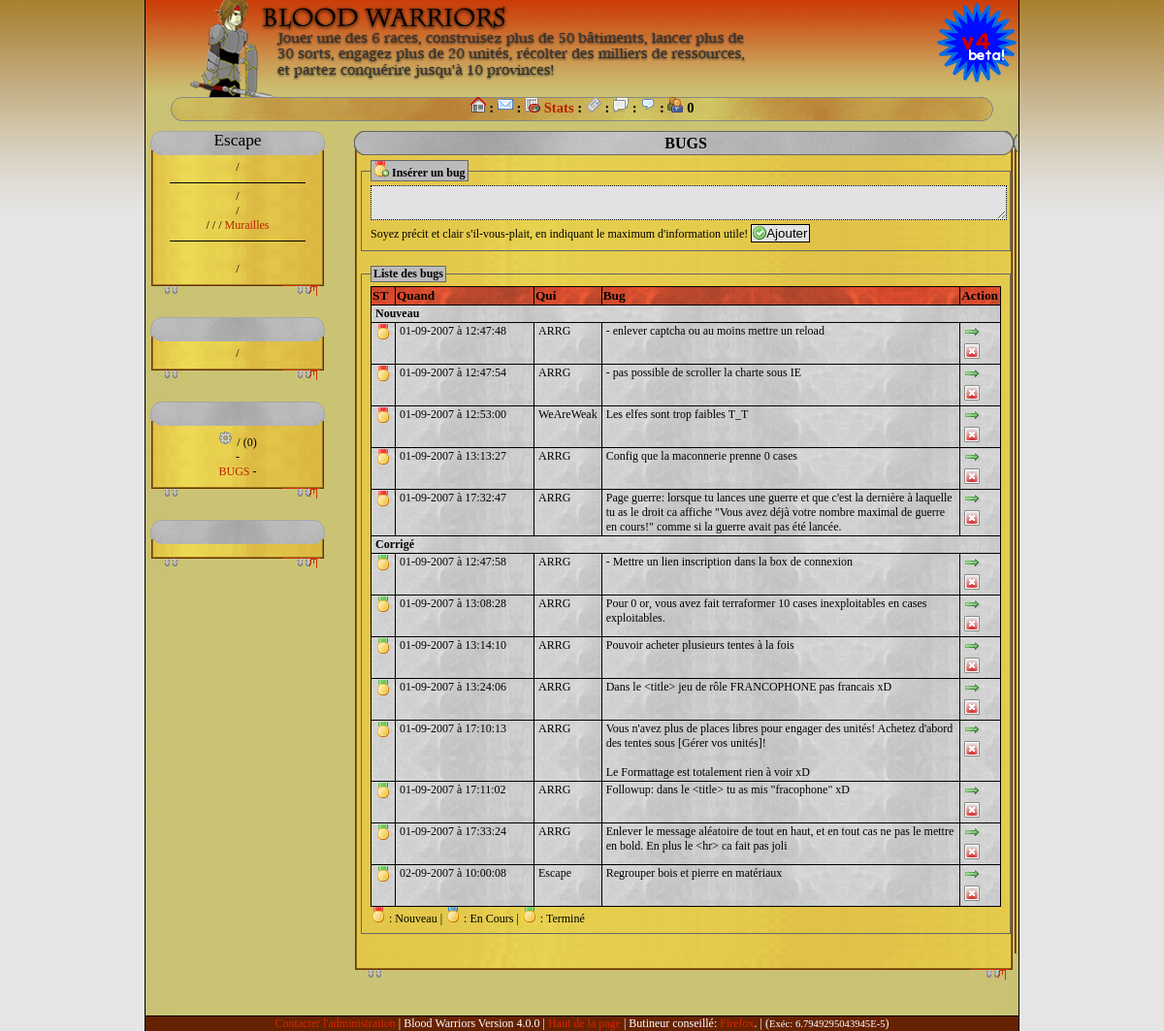
Page /index.php?p=errors (signed in) on the committed database.
### tables this page shows
CREATE TABLE `joueurs` (
  `id` int(9) NOT NULL auto_increment,
  `login` varchar(30) NOT NULL default '',
  `password` varchar(255) NOT NULL default '',
  `pseudo` varchar(20) NOT NULL default '',
  `royaume` varchar(30) NOT NULL default '',
  `race` tinyint(1) unsigned NOT NULL default '0',
  `victoires` smallint(2) unsigned NOT NULL default '0',
  `pertes` smallint(2) unsigned NOT NULL default '0',
  `acceslvl` tinyint(1) unsigned NOT NULL default '0',
  `puissance` int(4) unsigned NOT NULL default '0',
  `theme` tinyint(2) NOT NULL default '0',
  `avatar` varchar(255) NOT NULL default '',
  `vacances` int(4) unsigned NOT NULL default '0',
  `ally_id` int(4) unsigned NOT NULL default '0',
  `ally_lvl` tinyint(1) unsigned NOT NULL default '0',
  `lang` varchar(5) NOT NULL default '',
  `user_session` int(4) unsigned NOT NULL default '0',
  `prenom` varchar(30) NOT NULL default '',
  `nom` varchar(30) NOT NULL default '',
  `email` varchar(60) NOT NULL default '',
  `activationtime` int(9) NOT NULL default '0',
  `decouverte` varchar(255) NOT NULL default '',
  `aut` varchar(15) NOT NULL default '100000000000001',
  PRIMARY KEY  (`id`)
);

CREATE TABLE `messages` (
  `id_message` int(4) unsigned NOT NULL auto_increment,
  `id_from` int(4) unsigned NOT NULL default '0',
  `id_to` int(4) unsigned NOT NULL default '0',
  `titre` varchar(30) NOT NULL,
  `message` longtext NOT NULL,
  `time` int(4) unsigned NOT NULL default '0',
  `nouveau` tinyint(1) unsigned NOT NULL default '0',
  `location` char(3) NOT NULL default '',
  `expiration` int(4) unsigned NOT NULL,
  PRIMARY KEY  (`id_message`)
);

### errors.php (the view, shortened to what this page needs)
<?php
bw_tableau_start("BUGS");
	bw_f_start("Insérer un bug", "icons/btn_bug_add.png");
	echo "<form method=\"post\" action=\"?p=errors&do=add\">\n";
	echo "<textarea name=\"message\" rows=\"2\" style=\"width:100%;\"></textarea><br />Soyez précit et clair s'il-vous-plait, en indiquant le maximum d'information utile! ".bw_submit("Ajouter");
	echo "</form>\n";
	bw_f_end();
	echo "<table class=\"newsmalltable\">\n";
	echo "<tr>\n";
	echo "	<th width=\"20px\">ST</th><th width=\"140px\">Quand</th><th>Qui</th><th>Bug</th>";
	if($_SESSION['aut'][13] == 1)
		echo "<th>Action</th>";
	echo "</tr>\n";
	$arrayNum = array('0', '1', '2');
	$arrayText = array('0' => "En Cours", '1' => "Nouveau", '2' => 'Corrigé');
	$sql = "SELECT id_message, id_from, message, time, expiration FROM messages WHERE location = 'bug' ORDER BY expiration ASC, `time` ASC;";
	$req = sql_query($sql);
	$oldloc = '';
	while($res = sql_object($req))
	{
		if($oldloc != $res->expiration) {
			echo "<tr><td colspan=\"".($_SESSION['aut'][13] == 1 ? '5' : '4')."\"><strong>".
				(in_array($res->expiration, $arrayNum) ? $arrayText[$res->expiration] : $arrayText['2']).
				"</strong></td></tr>\n";
			$oldloc = $res->expiration;
		}
		echo "<tr>\n";
		echo "	<td valign=\"top\">";
		switch($res->expiration)
		{
			case 1: $img = 'btn_bug_new.png'; $title = 'Nouveau'; break;
			default: $img = 'btn_bug_ok.png'; $title = 'Corrigé'; break;
		}
		echo bw_icon($img, $title)."</td>\n";
		echo "	<td valign=\"top\">".date($CONF['game_timeformat'], $res->time)."</td>\n";
		echo "	<td valign=\"top\">".joueur_name($res->id_from)."</td>\n";
		echo "	<td valign=\"top\">".nl2br($res->message)."</td>\n";
		if($_SESSION['aut'][13] == 1)
		{
			echo "<td valign=\"top\"><a href=\"?p=errors&do=up".$res->expiration."&id=".$res->id_message."\">".bw_icon("btn_bug_up.png", "Prochaine étape")."</a> <a href=\"?p=errors&do=del&id=".$res->id_message."\">".bw_icon("btn_delete2.png", "Supprimer")."</a></td>\n";
		}
		echo "</tr>\n";
	}
	echo "</table>\n";
	echo bw_icon('btn_bug_new.png').": Nouveau | ";
	echo bw_icon('btn_bug_ow.png').": En Cours | ";
	echo bw_icon('btn_bug_ok.png').": Terminé<br />\n";
bw_tableau_end();
?>

### include/fonction.php (shortened to what this page needs)
<?php
function sql_query($val)
{
	$ret = mysql_query($val) or print(bw_error("Erreur SQL !<br />".$val."<br />".mysql_error()));
	return $ret;
}
function sql_object($val)
{
	$ret = mysql_fetch_object($val);
	return $ret;
}
function sql_rows($val)
{
	$ret = mysql_num_rows($val);
	return $ret;
}
function sql_array($val)
{
	$ret = mysql_fetch_assoc($val);
	return $ret;
}
function joueur_name($ID)
{
	$sql = "SELECT pseudo FROM joueurs WHERE id = '".$ID."'";
	$req = sql_query($sql);
	$res = sql_object($req);
	return $res->pseudo;
}
function bw_batiavailable($Bat, $id = true)
{
	$sql_bativ = "SELECT life, life_total FROM batiments WHERE ".($id ? 'id_batiment' : 'codename')." = '".$Bat."' AND id_joueur = '".$_SESSION['id_joueur']."' AND id_province = '".$_SESSION['id_province']."' AND value >= '1'";
	$req_bativ = sql_query($sql_bativ);
	if(sql_rows($req_bativ) > 0)
	{
		$res_bativ = sql_array($req_bativ);
		$Min_Life = floor($res_bativ['life_total']*$GLOBALS['CONF']['bati_min_life']);
		if($res_bativ['life'] >= $Min_Life)
			return true;
	}
	return false;
}
function bw_tableau_start($title)
{
	echo "	<table class=\"newtable\"><tr>\n";
	echo "		<td class=\"newtitre\">".$title."</td>\n";
	echo "	</tr><tr>\n";
	echo "		<td class=\"newcontenu\">\n";
}
function bw_tableau_end()
{
	echo "		</td>\n";
	echo "	</tr><tr>\n";
	echo "		<td class=\"newfin\">&nbsp;</td>\n";
	echo "	</tr></table>\n";
}
function bw_f_start($Text, $Img = '', $align = '')
{
	echo '<fieldset '.($align != '' ? 'style="text-align:'.$align.';"' : '').">\n";
	echo "	<legend>".($Img != '' ? "<img src=\"images/".$Img."\" alt=\"".$Img."\" /> " : "").$Text."</legend>\n";
}
function bw_f_end()
{
	echo "</fieldset><br />\n";
}
function bw_icon($Img, $Title = '')
{
	$ret = "<img src=\"images/icons/".$Img."\" alt=\"".$Img."\" ".($Title != '' ? "title=\"".$Title."\" " : '')."/> ";
	return $ret;
}
function bw_submit($Text)
{
	$ret = "	<input type=\"submit\" class=\"valide\" value=\"".$Text."\" />\n";
	return $ret;
}
?>

### colonne.php (shortened to what this page needs)
<?php
if (session_is_registered("id_joueur") == false)
{
	?>
		<div class="colonne_top">Blood Warriors</div>
		<div class="colonne_main">
				<a href="?"><?php echo $lang_links['nocon_linkhome']; ?></a><br />
			<img src="images/trait.png" /><br />
				<a href="?p=faq"><?php echo $lang_links['nocon_linkfaq']; ?></a> /
				<a href="?p=regles"><?php echo $lang_links['rules']; ?></a><br />
			<img src="images/trait.png" /><br />
				<a href="?p=merci"><?php echo $lang_links['nocon_linkowner']; ?></a><br />
				<a href="?p=parte"><?php echo $lang_links['nocon_linklink']; ?></a><br />
				<a href="?p=download"><?php echo $lang_links['nocon_linkdown']; ?></a><br />
		</div>
		<div class="colonne_end"></div>
	<?php
		if ($CONF['game_status'] >= 1) { ?>
	<form name="form1" method="post" action="log.php">
		<div class="colonne_top"><?php echo $lang_links['nocon_title']; ?></div>
		<div class="colonne_main">
			<?php if($CONF['game_status'] >= 2) {
				echo "<p class=\"entoure\"><a href=\"?p=inscrip\">".$lang_links['nocon_linksub']."</a></p>\n";
			} ?>
			<div style="width: 80px; font-weight: bold;font-size: 8pt; float:left;">
				<?php echo $lang_links['nocon_login']; ?>
			</div>
			<div style=" float:left;">
				<input name="login" type="text" size="10">
			</div>
			<br style="clear: both;"/>
			<div style="width: 80px; font-weight: bold; font-size: 8pt; float:left;">
				<?php echo $lang_links['nocon_pwd']; ?>
			</div>
			<div style=" float:left;">
				<input name="mdp" type="password" size="10">
			</div>
			<br style="clear: both;"/>
			<?php echo $lang_links['nocon_auto']; ?>: <input type="checkbox" name="cookie" value="1" /><br />
			<input type="submit" name="Submit" value="<?php echo $lang_links['nocon_btn'];?>"><br />
			<a href="?p=lostpassword"><em><?php echo $lang_links['nocon_lost']; ?></em></a>
		</div>
		<div class="colonne_end"></div>
	</form>
	<?php } ?>
	<br />
<?php
}
else
{
	$MarcheR		= bw_batiavailable('marche', false);
	$FermR			= bw_batiavailable('ferme', false);
	$SortR			= bw_batiavailable('sorcelerie', false);
	$AllyR			= bw_batiavailable('auberge', false);
	$WoodMuraille	= bw_batiavailable(2);
	$StoneMuraille	= bw_batiavailable(29);
	$GranitMuraille	= bw_batiavailable(41);
	echo "			<div class=\"colonne_top\">\n";
	echo "				".$Joueur->pseudo;
	echo "\n			</div>\n";
	echo "			<div class=\"colonne_main\">\n";
	echo "				<a href=\"?p=index\">".$lang_links['index'].'</a> / <a href="?p=search2">'.$lang_links['search']."</a>";
	echo "				<br /><img src=\"images/trait.png\" /><br />\n";
	if($CONF['game_status'] >= 2) {
		echo "				<a href=\"?p=paysans\">".$lang_links['peasant']."</a> / ";
		echo " <a href=\"?p=const\">".$lang_links['const']."</a><br />\n";
		if($FermR == 1)	echo " / <a href=\"?p=bsp_terrain\">".$lang_links['land']."</a>";
		echo "<br />";
		if($MarcheR == 1)	echo " / <a href=\"?p=bsp_marche\">".$lang_links['market']."</a>";
		if($SortR == 1)	echo " / <a href=\"?p=bsp_sort\">".$lang_links['sorcery']."</a>";
		if($WoodMuraille || $StoneMuraille || $GranitMuraille) echo " / <a href=\"?p=bsp_murailles\">Murailles</a>";
		echo "\n				<br /><img src=\"images/trait.png\" /><br />\n";
		echo "				<a href=\"?p=unites\">".$lang_links['unites']."</a><br />\n";
		echo "				<a href=\"?p=war\">".$lang_links['war']."</a> / ";
		echo "<a href=\"?p=scores\">".$lang_links['scores']."</a><br />\n";
	}
	echo "			</div>\n";
	echo "			<div class=\"colonne_end\"></div>\n";
	echo "			<br />\n\n";
	if($AllyR == 1 && $CONF['game_status'] >= 2)
	{
		echo "			<div class=\"colonne_top\">".$lang_links['allyhead']."</div>\n";
		echo "			<div class=\"colonne_main\">\n";
		if($Joueur->ally_id != 0)
		{
			echo '				<a href="index.php?p=ally_news">'.$lang_links['allynews'].'</a> / ';
			echo '				<a href="index.php?p=forum2&theme=9">'.$lang_links['allyforum']."</a><br />\n";
		}
		else
		{
			echo "				<a href=\"index.php?p=ally_none\">".$lang_links['allysearch']."</a>\n";
		}
		echo "			</div>\n";
		echo "			<div class=\"colonne_end\">&nbsp;</div>\n";
		echo "			<br />\n\n";
	}
	echo "			<div class=\"colonne_top\">".$lang_links['title2']."</div>\n";
	echo "			<div class=\"colonne_main\">\n";
	echo '				<img src="images/icons/icon_parametres.png" alt="admin" /><a href="index.php?p=para">'.$lang_links['conf'].'</a> / <a href="index.php?p=memo">'.$lang_links['memos'].'</a>';
	$sqlmemo = "SELECT id_message FROM messages WHERE location = 'meo' AND id_from = '".$_SESSION['id_joueur']."'";
	$reqmemo = sql_query($sqlmemo);
	$nbrmemo = mysql_num_rows($reqmemo);
	echo ' ('.$nbrmemo.')<br />';
	echo '				<a href="index.php?p=faq">'.$lang_links['FAQ'].'</a> - <a href="index.php?p=regles">'.$lang_links['rules']."</a><br />\n";
	echo "				<a href=\"?p=errors\">BUGS</a> - \n";
	echo "			</div>\n";
	echo "			<div class=\"colonne_end\">&nbsp;</div>\n";
	echo "			<br />\n\n";
	if($_SESSION['aut'][1] == 1)
	{
		echo "			<div class=\"colonne_top\">".$lang_links['title3']."</div>\n";
		echo "			<div class=\"colonne_main\">\n";
		echo "			</div>\n";
		echo "			<div class=\"colonne_end\">&nbsp;</div>\n";
		echo "			<br />\n";
	}
}
?>

### css8.css (style rules this page uses)
body { background:url(images/css/v4/Background-V4.0.1.png); background-repeat : repeat-x; background-color: #e5e5e5; margin: 0px; padding: 0px; font-size: 11pt; }
div.colonne_top { background:url(images/css/v4/colonne_top.png); height: 25px; width: auto; font-size: 13pt; vertical-align: middle; }
div.colonne_main { background:url(images/css/v4/colonne_main.png); width: auto; background-repeat: repeat-y; padding-top: 5px; font-size: 9pt; }
div.colonne_end { width: auto; height: 25px; background:url(images/css/v4/colonne_end.png); background-repeat: no-repeat; padding: 0px; margin: 0px; }
table.newtable { width:680px; border: 0px; border-collapse: collapse; text-align: center; }
td.newtitre { width:auto; font-weight: bold; background:url(images/css/v4/entetelarge.png); padding: 0px 0px; text-align: center; line-height: 20px; height: 25px; font-size: 12pt; }
td.newcontenu { width:100%; background: url(images/css/v4/contenularge.png); font-size: 12px; padding: 5px 5px; text-align: center; text-align:justify; }
td.newfin { width:100%; background: url(images/css/v4/baslarge.png); height: 27px; font-size: 14px; padding: 0px 5px; text-align: center; padding-bottom: 20px; background-repeat: no-repeat; }
table.newsmalltable { width: 650px; border: none; margin-left:auto; margin-right:auto; border-collapse: collapse; }
table.newsmalltable th { background:url('images/css/v4/entete.png'); text-align: left; border: 1px solid black; font-weight: bold; font-size: 10pt; }
table.newsmalltable td { background:url('images/css/v4/in.png'); text-align: left; font-size: 9pt; border: 1px solid black; padding: 1px 4px; }
img { border: 0px; }
textarea { border: 1px dotted #000; background: #E2E2E2; }
input { border: 1px dotted #000; background: #E2E2E2; }
form { margin: 0px; padding: 0px; border: 0px; }
a:link { color:#b20; text-decoration:none; }
fieldset { border: 1px solid #666; }
legend { font-weight: bold; border:1px solid #666; background-color: #bbb; }
input.valide { background-image:url('images/icons/btn_validate.png'); background-repeat: no-repeat; text-align: right; padding-left: 15px; padding-right: 2px; border: 1px solid black; }

### rows in the picture
joueurs: pseudo "Escape"
messages: expiration "Nouveau", time "01-09-2007 à 12:47:48", id_from.pseudo "ARRG", message "- enlever captcha ou au moins mettre un reload"
messages: time "01-09-2007 à 12:47:54", id_from.pseudo "ARRG", message "- pas possible de scroller la charte sous IE"
messages: time "01-09-2007 à 12:53:00", id_from.pseudo "WeAreWeak", message "Les elfes sont trop faibles T_T"
messages: time "01-09-2007 à 13:13:27", id_from.pseudo "ARRG", message "Config que la maconnerie prenne 0 cases"
messages: time "01-09-2007 à 17:32:47", id_from.pseudo "ARRG", message "Page guerre: lorsque tu lances une guerre et que c'est la dernière à laquelle tu as le droit ca affiche \"Vous avez déjà votre nombre maximal de guerre en cours!\" comme si la guerre avait pas été lancée."
messages: expiration "Corrigé", time "01-09-2007 à 12:47:58", id_from.pseudo "ARRG", message "- Mettre un lien inscription dans la box de connexion"
messages: time "01-09-2007 à 13:08:28", id_from.pseudo "ARRG", message "Pour 0 or, vous avez fait terraformer 10 cases inexploitables en cases exploitables."
messages: time "01-09-2007 à 13:14:10", id_from.pseudo "ARRG", message "Pouvoir acheter plusieurs tentes à la fois"
messages: time "01-09-2007 à 13:24:06", id_from.pseudo "ARRG", message "Dans le <title> jeu de rôle FRANCOPHONE pas francais xD"
messages: time "01-09-2007 à 17:10:13", id_from.pseudo "ARRG", message "Vous n'avez plus de places libres pour engager des unités! Achetez d'abord des tentes sous [Gérer vos unités]! Le Formattage est totalement rien à voir xD"
messages: time "01-09-2007 à 17:11:02", id_from.pseudo "ARRG", message "Followup: dans le <title> tu as mis \"fracophone\" xD"
messages: time "01-09-2007 à 17:33:24", id_from.pseudo "ARRG", message "Enlever le message aléatoire de tout en haut, et en tout cas ne pas le mettre en bold. En plus le <hr> ca fait pas joli"
messages: time "02-09-2007 à 10:00:08", id_from.pseudo "Escape", message "Regrouper bois et pierre en matériaux"

### other values in the picture
$Connectes "0"
$nbrmemo "0"
$title "BUGS"
$Text "Insérer un bug Liste des bugs"
$CONF['game_version'] "4.0.0"
$MicroTime['final'] "6.7949295043945E-5"
